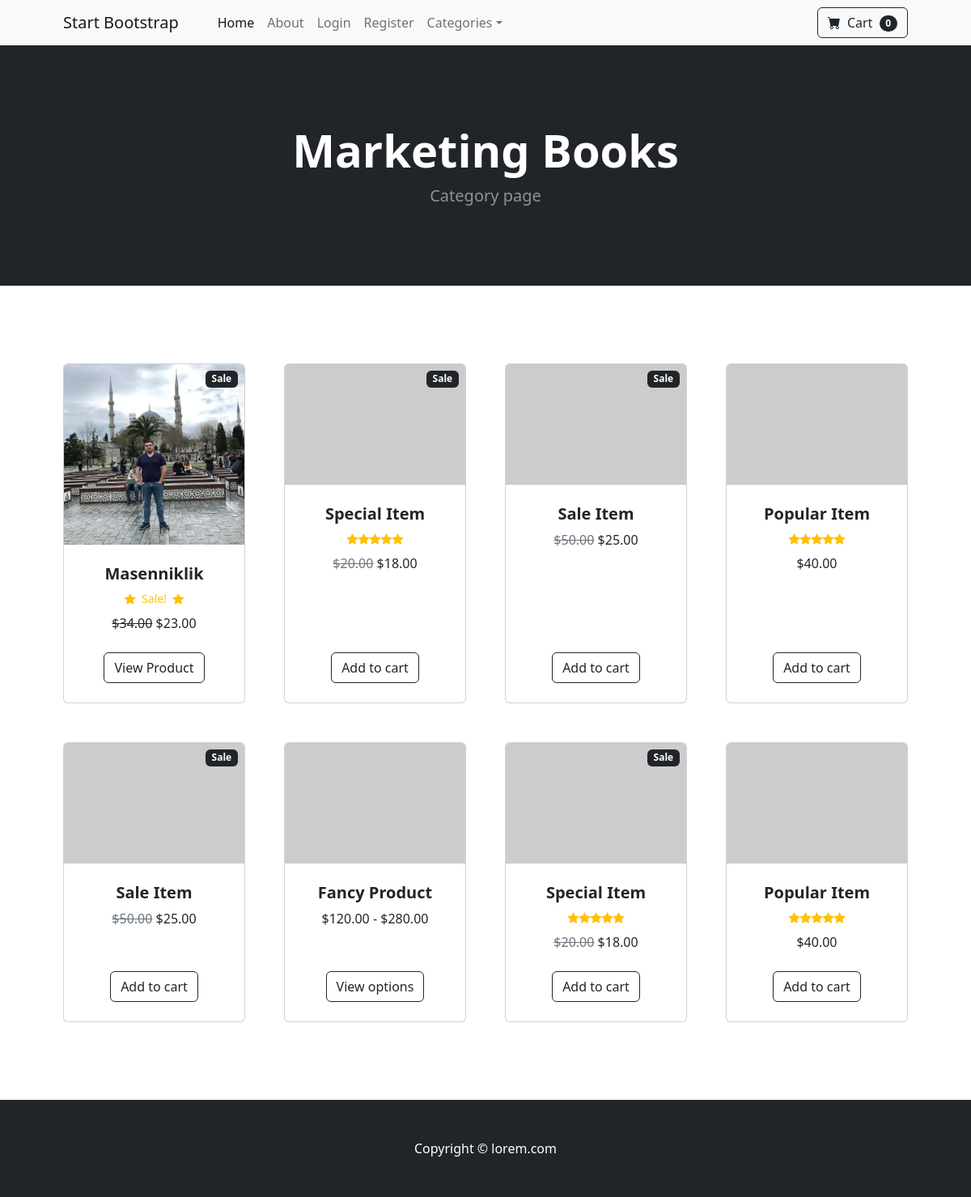
Page /category/Marketing-Books on the committed database.
### store/models.py (models this page shows, shortened)
class Category(models.Model):
    name = models.CharField(max_length=50,)
    def __str__(self):
        return self.name
    class Meta:
        verbose_name_plural = 'categories'

class Product(models.Model):
    name = models.CharField(max_length=100,)
    price = models.DecimalField(default=0,decimal_places=2, max_digits=6)
    category = models.ForeignKey(Category, on_delete=models.CASCADE, default=1)
    description = models.CharField(max_length=250,default='', blank=True,null = True )
    image = models.ImageField(upload_to='uploads/product')
    is_sale = models.BooleanField(default=False)
    sales_price = models.DecimalField(default=0,decimal_places=2,max_digits=6 )

### store/views.py (the view)
# urls.py: path('category/<str:foo>', views.category, name='category')
def category(request, foo):
    foo = foo.replace('-',' ')
    try:
        category = Category.objects.get(name=foo)
        products = Product.objects.filter(category=category)
        return render(request, 'category.html',{'products':products,'category':category})
    except:
        messages.success(request,("That Category doesn't Exist.."))
        return redirect('home')

### cart/cart.py (called while the page is built)
    def __len__(self):
        return len(self.cart)

### cart/context_processors.py (called while the page is built)
def cart(request):
    return{'cart': Cart(request)}

### templates/category.html (shortened to what this page needs)
{% extends "base.html" %}
{% block content%}
        <header class="bg-dark py-5">
            <div class="container px-4 px-lg-5 my-5">
                <div class="text-center text-white">
                    <h1 class="display-4 fw-bolder">{{ category }}</h1>
                    <p class="lead fw-normal text-white-50 mb-0">Category page</p>
                </div>
            </div>
        </header>
        <section class="py-5">
            <div class="container px-4 px-lg-5 mt-5">
                <div class="row gx-4 gx-lg-5 row-cols-2 row-cols-md-3 row-cols-xl-4 justify-content-center">
                    {% for product in products %}
                        {% if product.is_sale %}
                         <div class="col mb-5">
                        <div class="card h-100">
                            <div class="badge bg-dark text-white position-absolute" style="top: 0.5rem; right: 0.5rem">Sale</div>
                            <img class="card-img-top" src="{{ product.image.url}}" alt="..." />
                            <div class="card-body p-4">
                                <div class="text-center">
                                    <h5 class="fw-bolder">{{product.name}}</h5>
                                    <div class="d-flex justify-content-center small text-warning mb-2">
                                     <div class="bi-star-fill"></div>&nbsp;&nbsp;Sale!&nbsp;&nbsp;
                                     <div class="bi-star-fill"></div>
                                    </div>
                                    <strike>${{product.price}}</strike>
                                    ${{ product.sales_price }}
                                    <br/>
                                </div>
                            </div>
                            <div class="card-footer p-4 pt-0 border-top-0 bg-transparent">
                                <div class="text-center"><a class="btn btn-outline-dark mt-auto" href="{% url 'product' product.id %}">View Product</a></div>
                            </div>
                        </div>
                    </div>
                        {% endif %}
                    {% endfor %}
                    <div class="col mb-5">
                        <div class="card h-100">
                            <div class="badge bg-dark text-white position-absolute" style="top: 0.5rem; right: 0.5rem">Sale</div>
                            <img class="card-img-top" src="https://dummyimage.com/450x300/dee2e6/6c757d.jpg" alt="..." />
                            <div class="card-body p-4">
                                <div class="text-center">
                                    <h5 class="fw-bolder">Special Item</h5>
                                    <div class="d-flex justify-content-center small text-warning mb-2">
                                        <div class="bi-star-fill"></div>
                                        <div class="bi-star-fill"></div>
                                        <div class="bi-star-fill"></div>
                                        <div class="bi-star-fill"></div>
                                        <div class="bi-star-fill"></div>
                                    </div>
                                    <span class="text-muted text-decoration-line-through">$20.00</span>
                                    $18.00
                                </div>
                            </div>
                            <div class="card-footer p-4 pt-0 border-top-0 bg-transparent">
                                <div class="text-center"><a class="btn btn-outline-dark mt-auto" href="#">Add to cart</a></div>
                            </div>
                        </div>
                    </div>
                    <div class="col mb-5">
                        <div class="card h-100">
                            <div class="badge bg-dark text-white position-absolute" style="top: 0.5rem; right: 0.5rem">Sale</div>
                            <img class="card-img-top" src="https://dummyimage.com/450x300/dee2e6/6c757d.jpg" alt="..." />
                            <div class="card-body p-4">
                                <div class="text-center">
                                    <h5 class="fw-bolder">Sale Item</h5>
                                    <span class="text-muted text-decoration-line-through">$50.00</span>
                                    $25.00
                                </div>
                            </div>
                            <div class="card-footer p-4 pt-0 border-top-0 bg-transparent">
                                <div class="text-center"><a class="btn btn-outline-dark mt-auto" href="#">Add to cart</a></div>
                            </div>
                        </div>
                    </div>
                    <div class="col mb-5">
                        <div class="card h-100">
                            <img class="card-img-top" src="https://dummyimage.com/450x300/dee2e6/6c757d.jpg" alt="..." />
                            <div class="card-body p-4">
                                <div class="text-center">
                                    <h5 class="fw-bolder">Popular Item</h5>
                                    <div class="d-flex justify-content-center small text-warning mb-2">
                                        <div class="bi-star-fill"></div>
                                        <div class="bi-star-fill"></div>
                                        <div class="bi-star-fill"></div>
                                        <div class="bi-star-fill"></div>
                                        <div class="bi-star-fill"></div>
                                    </div>
                                    $40.00
                                </div>
                            </div>
                            <div class="card-footer p-4 pt-0 border-top-0 bg-transparent">
                                <div class="text-center"><a class="btn btn-outline-dark mt-auto" href="#">Add to cart</a></div>
                            </div>
                        </div>
                    </div>
                    <div class="col mb-5">
                        <div class="card h-100">
                            <div class="badge bg-dark text-white position-absolute" style="top: 0.5rem; right: 0.5rem">Sale</div>
                            <img class="card-img-top" src="https://dummyimage.com/450x300/dee2e6/6c757d.jpg" alt="..." />
                            <div class="card-body p-4">
                                <div class="text-center">
                                    <h5 class="fw-bolder">Sale Item</h5>
                                    <span class="text-muted text-decoration-line-through">$50.00</span>
                                    $25.00
                                </div>
                            </div>
                            <div class="card-footer p-4 pt-0 border-top-0 bg-transparent">
                                <div class="text-center"><a class="btn btn-outline-dark mt-auto" href="#">Add to cart</a></div>
                            </div>
                        </div>
                    </div>
                    <div class="col mb-5">
                        <div class="card h-100">
                            <img class="card-img-top" src="https://dummyimage.com/450x300/dee2e6/6c757d.jpg" alt="..." />
                            <div class="card-body p-4">
                                <div class="text-center">
                                    <h5 class="fw-bolder">Fancy Product</h5>
                                    $120.00 - $280.00
                                </div>
                            </div>
                            <div class="card-footer p-4 pt-0 border-top-0 bg-transparent">
                                <div class="text-center"><a class="btn btn-outline-dark mt-auto" href="#">View options</a></div>
                            </div>
                        </div>
                    </div>
                    <div class="col mb-5">
                        <div class="card h-100">
                            <div class="badge bg-dark text-white position-absolute" style="top: 0.5rem; right: 0.5rem">Sale</div>
                            <img class="card-img-top" src="https://dummyimage.com/450x300/dee2e6/6c757d.jpg" alt="..." />
                            <div class="card-body p-4">
                                <div class="text-center">
                                    <h5 class="fw-bolder">Special Item</h5>
                                    <div class="d-flex justify-content-center small text-warning mb-2">
                                        <div class="bi-star-fill"></div>
                                        <div class="bi-star-fill"></div>
                                        <div class="bi-star-fill"></div>
                                        <div class="bi-star-fill"></div>
                                        <div class="bi-star-fill"></div>
                                    </div>
                                    <span class="text-muted text-decoration-line-through">$20.00</span>
                                    $18.00
                                </div>
                            </div>
                            <div class="card-footer p-4 pt-0 border-top-0 bg-transparent">
                                <div class="text-center"><a class="btn btn-outline-dark mt-auto" href="#">Add to cart</a></div>
                            </div>
                        </div>
                    </div>
                    <div class="col mb-5">
                        <div class="card h-100">
                            <img class="card-img-top" src="https://dummyimage.com/450x300/dee2e6/6c757d.jpg" alt="..." />
                            <div class="card-body p-4">
                                <div class="text-center">
                                    <h5 class="fw-bolder">Popular Item</h5>
                                    <div class="d-flex justify-content-center small text-warning mb-2">
                                        <div class="bi-star-fill"></div>
                                        <div class="bi-star-fill"></div>
                                        <div class="bi-star-fill"></div>
                                        <div class="bi-star-fill"></div>
                                        <div class="bi-star-fill"></div>
                                    </div>
                                    $40.00
                                </div>
                            </div>
                            <div class="card-footer p-4 pt-0 border-top-0 bg-transparent">
                                <div class="text-center"><a class="btn btn-outline-dark mt-auto" href="#">Add to cart</a></div>
                            </div>
                        </div>
                    </div>
                </div>
            </div>
        </section>
{% endblock%}

### rows in the picture
Category: name "Marketing Books"
Product: image (picture), name "Masenniklik", price "34.00", sales_price "23.00"

### other values in the picture
{{ cart|length }} "0"
